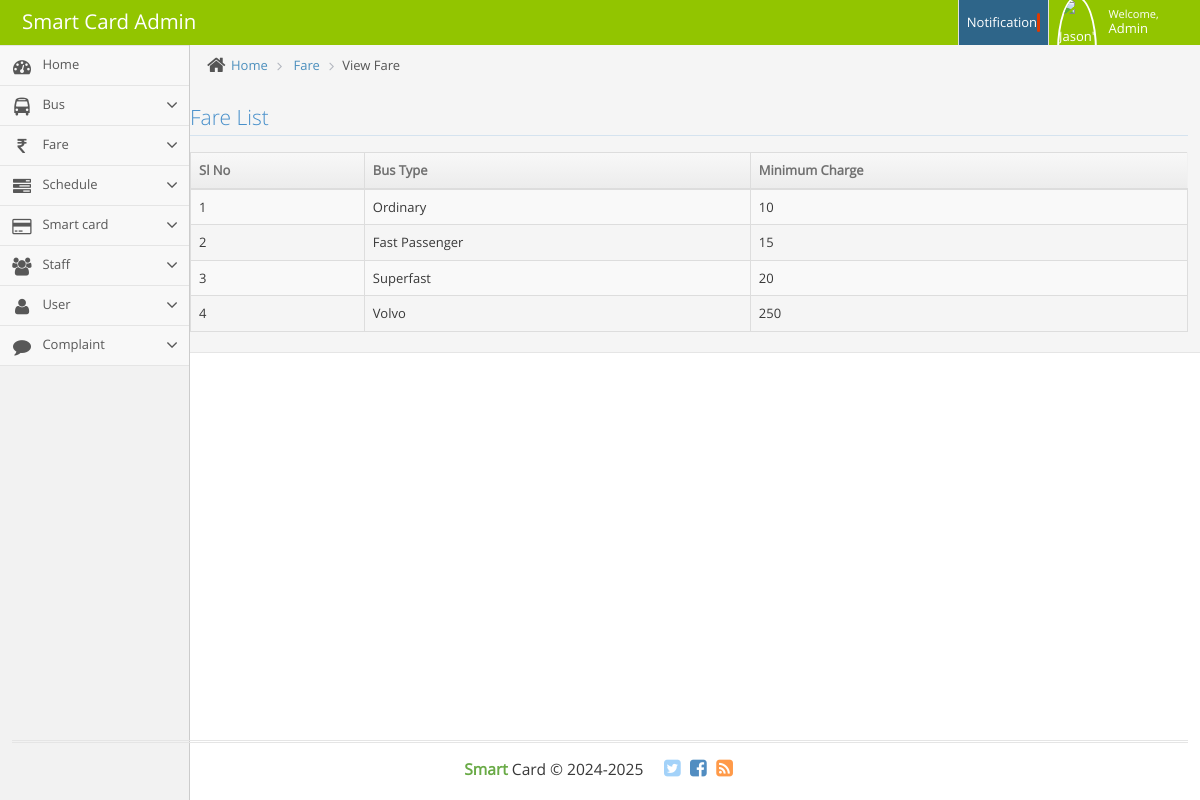
The app's page /view_fare with its own data.
### smart_ticket_app/models.py (models this page shows)
class tbl_fare(models.Model):
    bus_type_id=models.ForeignKey(tbl_bustype,on_delete=models.CASCADE)
    min_charge=models.IntegerField()

class tbl_bustype(models.Model):
   Bus_type=models.CharField(max_length=25)

### smart_ticket_app/views.py (the view)
# urls.py: path('view_fare',views.view_fare,name='views_fare'),
def view_fare(request):
     buses = tbl_fare.objects.select_related('bus_type_id')
     return render(request,'admins/view_fare.html',{'buses':buses})

### smart_ticket_app/templates/admins/view_fare.html (shortened to what this page needs)
{% include 'admins/ad_header.html' %}
<div class="main-content">
    <div class="main-content-inner">
        <div class="breadcrumbs ace-save-state" id="breadcrumbs">
            <ul class="breadcrumb">
                <li>
                    <i class="ace-icon fa fa-home home-icon"></i>
                    <a href="#">Home</a>
                </li>
                <li>
                    <a href="#">Fare</a>
                </li>
                <li class="active">View Fare</li>
            </ul>
                    <div class="row">
                        <div class="col-xs-12">
                            <h3 class="header smaller lighter blue">Fare List</h3>
                            <div>
                                <table id="example1" class="table table-bordered table-striped">
                                    <thead>
                                        <tr>
                                            <th>Sl No</th>
                                            <th>Bus Type</th>
                                            <th>Minimum Charge</th>
                                        </tr>
                                    </thead>
                                    <tbody>
                                        {% for i in buses %}
                                        <tr>
                                                <td>{{forloop.counter}}</td>
                                                <td>{{ i.bus_type_id.Bus_type }}</td>
                                                <td>{{i.min_charge}}</td>
                                            {% endfor %}
                                        </tr>
                                        </tbody>
                                        </table>
                                        </div></div></div></div>
{% include 'admins/ad_footer.html' %}

### records on screen
tbl_fare: bus_type_id.Bus_type "Ordinary", min_charge "10"
tbl_fare: bus_type_id.Bus_type "Fast Passenger", min_charge "15"
tbl_fare: bus_type_id.Bus_type "Superfast", min_charge "20"
tbl_fare: bus_type_id.Bus_type "Volvo", min_charge "250"
